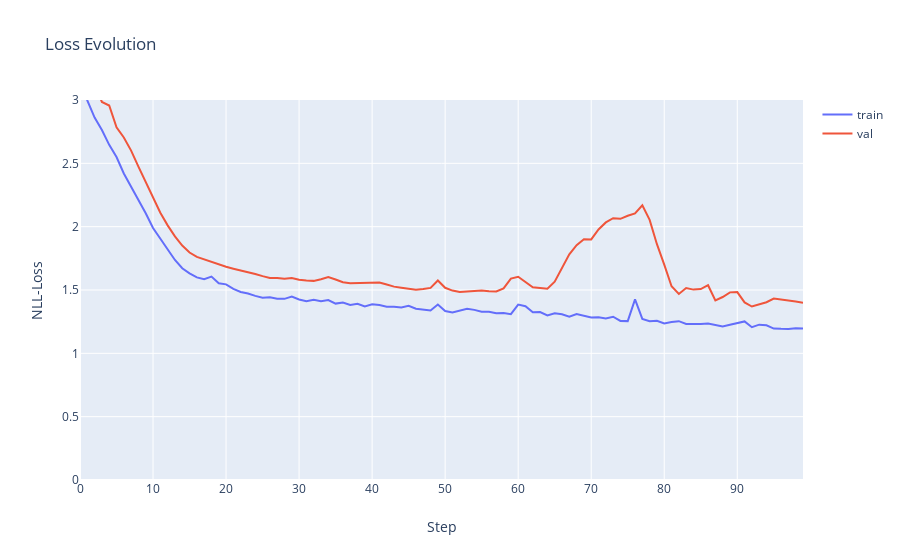

Notebook cell for this chart:
### Code cell
import plotly.graph_objs as go
from plotly.offline import download_plotlyjs, init_notebook_mode, plot, iplot
traces= [go.Scatter(x=list(range(len(all_losses))),y=all_losses,name="train",mode="lines"),
go.Scatter(x=list(range(len(all_losses_val))),y=all_losses_val,name="val",mode="lines")]
layout = go.Layout(title="Loss Evolution", xaxis=dict(title="Step"), yaxis=dict(title="NLL-Loss",range=[0, 3]))
fig = dict(data=traces, layout=layout)
iplot(fig)
